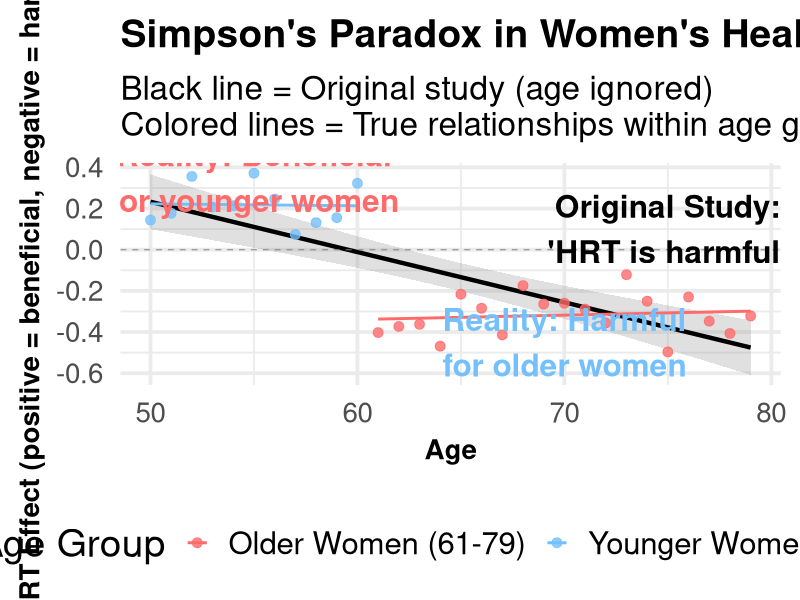

This chart was generated by the following R code:
## ---- chunk 1
#| label: setup
#| include: false


# install.packages(c("mapview", "survey", "srvyr", "arcgislayers"))

# census_api_key("95496766c51541ee6f402c1e1a8658581285b759", install = TRUE, overwrite = TRUE)




# Force dplyr's select to take precedence
select <- dplyr::select
filter <- dplyr::filter

# Options
options(scipen = 999)
options(qic.clshade = T) # NO LONGER NEEDED; CHARTS ALL PREPARED WITH GGPLOT2 ONLY
options(qic.linecol = 'black') # NO LONGER NEEDED; CHARTS ALL PREPARED WITH GGPLOT2 ONLY
options(qic.signalcol = "firebrick") # NO LONGER NEEDED; CHARTS ALL PREPARED WITH GGPLOT2 ONLY
options(qic.targetcol = "purple") # NO LONGER NEEDED; CHARTS ALL PREPARED WITH GGPLOT2 ONLY
options(DT.options = list(dom = 'pBlfrti')) # Add buttons, filtering, and top (t) pagination controls
options(shiny.maxRequestSize = 50 * 1024^2) # Set upload maximum to 50 MB
options(tigris_use_cache = TRUE)


flextable::set_flextable_defaults(
  font.size = 14, 
  font.family = "Cabin",
  font.color = "black",
  table.layout = "fixed",
  border.color = "darkgray",
  padding.top = 3, padding.bottom = 3,
  padding.left = 4, padding.right = 4,
  line_spacing = 1.3,
  digits = 2,
  decimal.mark = ",",
  big.mark = " ",
  na_str = "<na>"
  )


# Set global theme for consistent plots
ggplot2::theme_set(ggplot2::theme_minimal(base_size = 20) + 
                   ggplot2::theme(plot.title = ggplot2::element_text(face = "bold",
                                                                      size = 26),
                                  plot.subtitle = ggplot2::element_text(face = "bold",
                                                                         size = 24),
                                  axis.title.x = ggplot2::element_text(face = "bold",
                                                                        size = 22),
                                  axis.title.y = ggplot2::element_text(face = "bold",
                                                                        size = 22),
                                  axis.text.x = ggplot2::element_text(face = "bold",
                                                                       size = 22,
                                                                       angle = 45,
                                                                       hjust = 1),
                                  legend.position = "bottom",
                                  strip.text = ggplot2::element_text(face = "bold"),
                                  panel.spacing.x = grid::unit(1.5,
                                                                "cm"),
                                  panel.spacing.y = grid::unit(1.5,
                                                                "cm"),
                                  plot.margin = ggplot2::margin(20,
                                                                 20,
                                                                 20,
                                                                 20,
                                                                 "pt")))


# Set seed for reproducibility
set.seed(123)

## ---- chunk 2

# Create the data frame.  It creates a list object.

tbl <- flextable::flextable(
  data.frame(
    `Elements That Might Vary Widely Within Any Student Subgroup <br> (within-group variation) <br>Making The Noise Within Subgroups Drown Any Signals <br>That Might Be Present Between Subgroups` = c(
      "Socioeconomic status",
      "Family structure",
      "Time spent on homework",
      "Attendance rates",
      "Language spoken at home",
      "Prior educational preparation",
      "Cultural attitudes toward education",
      "Age",
      "Sex",
      "Home environments",
      "Access to books",
      "Number of observations"
    ),
    check.names = FALSE
  )
)

# Convert the <br> to \n line breaks

tbl <- flextable::set_header_labels(
  tbl,
  `Elements That Might Vary Widely Within Any Student Subgroup <br> (within-group variation) <br>Making The Noise Within Subgroups Drown Any Signals <br>That Might Be Present Between Subgroups` =
    "Elements That Might Vary Widely Within Any Student Subgroup\n(within-group variation)\nMaking The Noise Within Subgroups Drown Any Signals\nThat Might Be Present Between Subgroups"
)

# Optional formatting
tbl <- flextable::align(tbl, align = "left", part = "all")
tbl <- flextable::bold(tbl, part = "header")
tbl <- flextable::autofit(tbl)

tbl

## ---- chunk 3
# Recreate the original study with simulated data

base::set.seed(123)  # For reproducible results
ages <- 50:79
hrt_effect <- base::ifelse(ages <= 60,
                    stats::rnorm(base::length(ages[ages <= 60]), mean = 0.2, sd = 0.1),  # Beneficial for younger
                    stats::rnorm(base::length(ages[ages > 60]), mean = -0.3, sd = 0.1))  # Harmful for older

whi_demo <- base::data.frame(
  Age = ages,
  HRT_Effect = hrt_effect,
  Age_Group = base::ifelse(ages <= 60, "Younger Women (50-60)", "Older Women (61-79)")
)

# Create comprehensive ggplot2 visualizations showing Simpson's Paradox

# Plot 1: The main Simpson's Paradox visualization
p_paradox <- ggplot2::ggplot(whi_demo, ggplot2::aes(x = Age, y = HRT_Effect)) +
  # Overall regression line (ignoring age groups) - this is what the original study saw
  ggplot2::geom_smooth(method = "lm", se = TRUE, color = "black", linewidth = 1.5,
              linetype = "solid", alpha = 0.3) +
  # Points colored by age group
  ggplot2::geom_point(ggplot2::aes(color = Age_Group), size = 3, alpha = 0.8) +
  # Individual regression lines for each age group
  ggplot2::geom_smooth(ggplot2::aes(color = Age_Group), method = "lm", se = FALSE, linewidth = 1) +
  ggplot2::geom_hline(yintercept = 0, linetype = "dashed", color = "gray50", alpha = 0.7) +
  ggplot2::scale_color_manual(values = base::c("#FF6B6B", "#74C0FC")) +
  ggplot2::labs(title = "Simpson's Paradox in Women's Health Initiative",
       subtitle = "Black line = Original study (age ignored) \nColored lines = True relationships within age groups",
       x = "Age",
       y = "HRT Effect (positive = beneficial, negative = harmful)",
       color = "Age Group") +
  ggplot2::annotate("text", x = 75, y = 0.1, label = "Original Study:\n'HRT is harmful'",
           fontface = "bold", color = "black", size = 8) +
  ggplot2::annotate("text", x = 55, y = 0.35, label = "Reality: Beneficial\nfor younger women",
           fontface = "bold", color = "#FF6B6B", size = 8) +
  ggplot2::annotate("text", x = 70, y = -0.45, label = "Reality: Harmful\nfor older women",
           fontface = "bold", color = "#74C0FC", size = 8) +
  ggplot2::theme_minimal(base_size = 28) +
  ggplot2::theme(legend.position = "bottom",
        plot.title = ggplot2::element_text(size = 28, face = "bold"),
        plot.subtitle = ggplot2::element_text(size = 24),
        axis.text = ggplot2::element_text(size = 20),
        axis.title = ggplot2::element_text(size = 20, face = "bold"))

base::print(p_paradox)


# Calculate the overall regression when age is ignored
overall_model <- stats::lm(HRT_Effect ~ Age, data = whi_demo)
overall_slope <- stats::coef(overall_model)[2]
overall_intercept <- stats::coef(overall_model)[1]

# Calculate regression within each age group
younger_model <- stats::lm(HRT_Effect ~ Age, data = whi_demo[whi_demo$Age <= 60, ])
older_model <- stats::lm(HRT_Effect ~ Age, data = whi_demo[whi_demo$Age > 60, ])

# Summary table showing the paradox
paradox_summary <- base::data.frame(
  Analysis = base::c("Original Study (Age Ignored)", "Younger Women Only (50-60)", "Older Women Only (61-79)"),
  Sample_Size = base::c(base::nrow(whi_demo),
                  base::sum(whi_demo$Age <= 60),
                  base::sum(whi_demo$Age > 60)),
  Mean_Effect = base::c(base::round(base::mean(whi_demo$HRT_Effect), 3),
                  base::round(base::mean(whi_demo$HRT_Effect[whi_demo$Age <= 60]), 3),
                  base::round(base::mean(whi_demo$HRT_Effect[whi_demo$Age > 60]), 3)),
  Slope = base::c(base::round(overall_slope, 4),
            base::round(stats::coef(younger_model)[2], 4),
            base::round(stats::coef(older_model)[2], 4)),
  Conclusion = base::c("HRT appears harmful overall",
                 "HRT beneficial for younger women",
                 "HRT harmful for older women"),
  stringsAsFactors = FALSE
)

# Calculate the overall regression when age is ignored
overall_model <- stats::lm(HRT_Effect ~ Age, data = whi_demo)
overall_slope <- stats::coef(overall_model)[2]
overall_intercept <- stats::coef(overall_model)[1]

# Calculate regression within each age group
younger_model <- stats::lm(HRT_Effect ~ Age, data = whi_demo[whi_demo$Age <= 60, ])
older_model <- stats::lm(HRT_Effect ~ Age, data = whi_demo[whi_demo$Age > 60, ])

# Summary table showing the paradox
paradox_summary <- base::data.frame(
  Analysis = base::c("Original Study (Age Ignored)", "Younger Women Only (50-60)", "Older Women Only (61-79)"),
  Sample_Size = base::c(base::nrow(whi_demo), 
                  base::sum(whi_demo$Age <= 60), 
                  base::sum(whi_demo$Age > 60)),
  Mean_Effect = base::c(base::round(base::mean(whi_demo$HRT_Effect), 3),
                  base::round(base::mean(whi_demo$HRT_Effect[whi_demo$Age <= 60]), 3),
                  base::round(base::mean(whi_demo$HRT_Effect[whi_demo$Age > 60]), 3)),
  Slope = base::c(base::round(overall_slope, 4),
            base::round(stats::coef(younger_model)[2], 4),
            base::round(stats::coef(older_model)[2], 4)),
  Conclusion = base::c("HRT appears harmful overall",
                 "HRT beneficial for younger women",
                 "HRT harmful for older women"),
  stringsAsFactors = FALSE
)

# Create table for Simpson's Paradox Summary

# ---- Main summary table ----

# Create the flextable from your data frame
ft_paradox_summary <- flextable::flextable(paradox_summary)

# Add a descriptive caption and align text
ft_paradox_summary <- ft_paradox_summary |>
  flextable::set_caption(
    caption = "Simpson's Paradox Summary Table: How a $1B Study Got it Wrong"
  ) |>
  flextable::align(align = "center", part = "all") |>
  flextable::autofit()

# --- Apply conditional background shading to Mean_Effect column ---

# 1. Red (negative effects less than -0.1)
ft_paradox_summary <- flextable::bg(
  ft_paradox_summary,
  i = paradox_summary$Mean_Effect < -0.1,
  j = "Mean_Effect",
  bg = "#FFC0C0"  # Slightly darker ⭐ RECOMMENDED
)

# 2. Yellow (near zero effects between -0.1 and 0.1)
ft_paradox_summary <- flextable::bg(
  ft_paradox_summary,
  i = paradox_summary$Mean_Effect >= -0.1 & paradox_summary$Mean_Effect <= 0.1,
  j = "Mean_Effect",
  bg = "#ffffcc"   # light yellow
)

# 3. Green (positive effects greater than 0.1)
ft_paradox_summary <- flextable::bg(
  ft_paradox_summary,
  i = paradox_summary$Mean_Effect > 0.1,
  j = "Mean_Effect",
  bg = "#ccffcc"   # light green
)

# Set all text in that column to black for readability
ft_paradox_summary <- flextable::color(
  ft_paradox_summary,
  j = "Mean_Effect",
  color = "black"
)

# Final auto-fit for clean sizing
ft_paradox_summary <- flextable::autofit(ft_paradox_summary)

# Display the table
ft_paradox_summary
